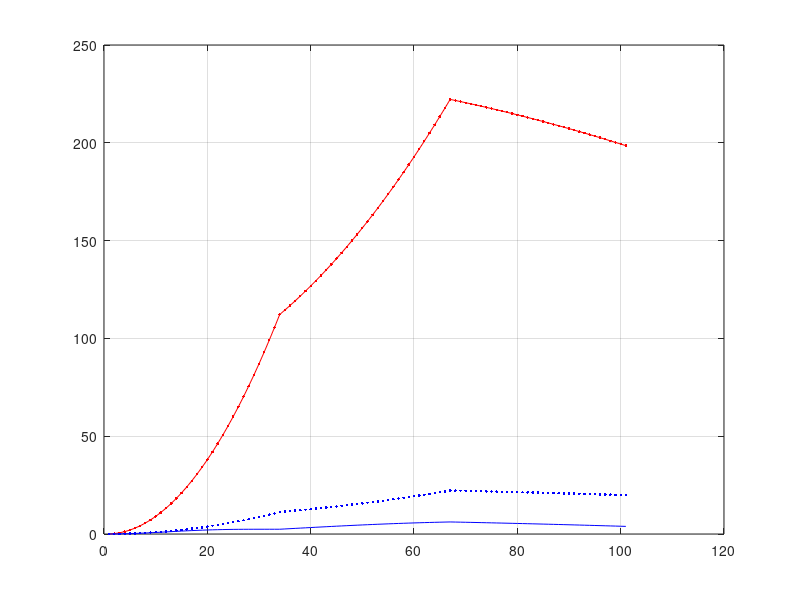

The MATLAB script that drew this image: (Note: this script raises an error after producing the figure.)
% Modelo do robo - Julio, Ortega, Camacho - 1999

echo off;
clear all; close all; clc;

V = 2; % velocidade linear
T = 0.1; % periodo amostral

% Inicializacao:
xnl(:,1) = 0;
ynl(:,1) = 0;
thetanl(:,1) = 0;

xl(:,1) = xnl(:,1);
yl(:,1) = ynl(:,1);
thetal(:,1) = thetanl(:,1);



for k = 1 : 100
    gamma(:,k) = k;
    if k > 33 gamma(:,k) = gamma(:,k)/3; end;
    if k > 66 gamma(:,k) = -gamma(:,k)/8; end;

% Modelo nao linear do sistema:
xnl(:,k+1) = xnl(:,k) + sin(V*T*gamma(:,k))/gamma(:,k);
ynl(:,k+1) = ynl(:,k) + (1-cos(V*T*gamma(:,k)))/gamma(:,k);
thetanl(:,k+1) = thetanl(:,k) + V*T*gamma(:,k);

% Modelo linear do sistema:
xl(:,k+1) = xl(:,k) + V*T;
yl(:,k+1) = yl(:,k) + ((V*T)*(V*T)/2) * gamma(:,k);
thetal(:,k+1) = thetal(:,k) + V*T * gamma(:,k);

end

hold on; box; grid;
plot(thetanl,'r');
plot(thetal,'.r');
plot(ynl,'b');
plot(yl,'.b');
legend('\theta Linear','\theta nao-Linear','y linear','y nao-linear',2);
hold off;

figure;
hold on; box; grid;
xlabel('x'); ylabel('y');
plot(xl,yl,'r');
plot(xnl,ynl);
legend('trajetoria linear','trajetoria nao-linear',2);
hold off;